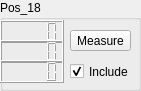
     <widget class="QGroupBox" name="Calib_box_34">
      <property name="geometry">
       <rect>
        <x>640</x>
        <y>140</y>
        <width>141</width>
        <height>91</height>
       </rect>
      </property>
      <property name="title">
       <string>Pos_18</string>
      </property>
      <widget class="QLCDNumber" name="calib_box_x_35">
       <property name="geometry">
        <rect>
         <x>0</x>
         <y>20</y>
         <width>64</width>
         <height>23</height>
        </rect>
       </property>
      </widget>
      <widget class="QLCDNumber" name="calib_box_y_35">
       <property name="geometry">
        <rect>
         <x>0</x>
         <y>40</y>
         <width>64</width>
         <height>23</height>
        </rect>
       </property>
      </widget>
      <widget class="QLCDNumber" name="calib_box_z_35">
       <property name="geometry">
        <rect>
         <x>0</x>
         <y>60</y>
         <width>64</width>
         <height>23</height>
        </rect>
       </property>
      </widget>
      <widget class="QPushButton" name="calibButton_35">
       <property name="geometry">
        <rect>
         <x>70</x>
         <y>30</y>
         <width>61</width>
         <height>21</height>
        </rect>
       </property>
       <property name="text">
        <string>Measure</string>
       </property>
      </widget>
      <widget class="QCheckBox" name="checkBox_35">
       <property name="geometry">
        <rect>
         <x>70</x>
         <y>60</y>
         <width>92</width>
         <height>23</height>
        </rect>
       </property>
       <property name="text">
        <string>Include</string>
       </property>
       <property name="checked">
        <bool>true</bool>
       </property>
      </widget>
     </widget>
